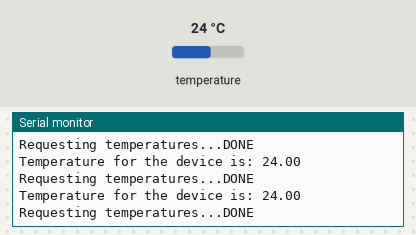
This sketch was run on a simulated Arduino MKR. Parts: the last lines printed to the serial monitor. Inputs (shaded band) come from the test bench; at power-on: temperature 24 °C. WiFi joins after 1.5 s; servers stay silent unless stated.

Above: at 4.2 s.
4.3 s: temperature set to 12 °C
At 5.1 s:
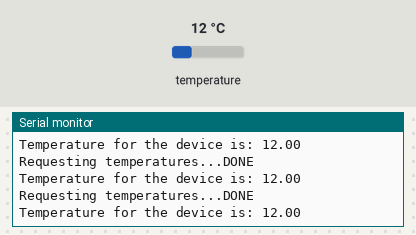
7.3 s: temperature set to 19 °C
At 7.39 s:
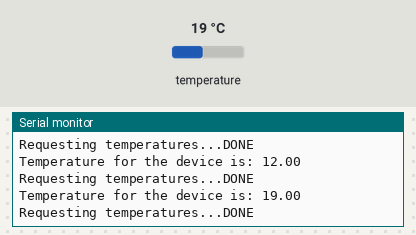
Timing chart, 0 to 10.3 s (numbered marks = the images above; inputs shaded):
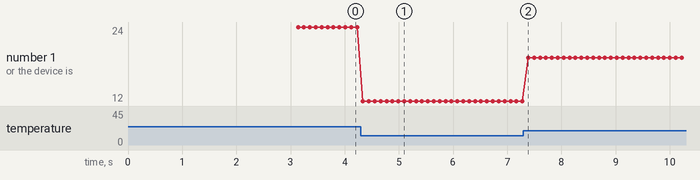

The sketch:

MKR-1010-TEMP.ino
```cpp
#include "arduino_secrets.h"
// OneWire - Version: Latest
#include <OneWire.h>

// DallasTemperature - Version: 3.8.0
#include <DallasTemperature.h>

/*
  Sketch generated by the Arduino IoT Cloud Thing "MKR-1010-TEMP"
  https://create.arduino.cc/cloud/things/2ebd2327-fd77-43ff-ad36-f441c17e328b

  Arduino IoT Cloud Properties description

  The following variables are automatically generated and updated when changes are made to the Thing properties

  float be_temp;

  Properties which are marked as READ/WRITE in the Cloud Thing will also have functions
  which are called when their values are changed from the Dashboard.
  These functions are generated with the Thing and added at the end of this sketch.
*/

#include "thingProperties.h"


#define ONE_WIRE_BUS 2
OneWire oneWire(ONE_WIRE_BUS);
DallasTemperature sensors(&oneWire);
DeviceAddress insideThermometer;

void setup() {
  /*
     The following function allows you to obtain more information
     related to the state of network and IoT Cloud connection and errors
     the higher number the more granular information you’ll get.
     The default is 0 (only errors).
     Maximum is 3
 */
  setDebugMessageLevel(2);

  // Initialize serial and wait for port to open:
  Serial.begin(9600);
  Serial.println("Dallas Temperature IC Control Library Demo");
  // This delay gives the chance to wait for a Serial Monitor without blocking if none is found
  delay(1500);

  // Defined in thingProperties.h
  initProperties();

  // Connect to Arduino IoT Cloud
  ArduinoCloud.begin(ArduinoIoTPreferredConnection);

  // Start temperature readings
  be_temp = 0.0;

  sensors.begin();

  sensors.getAddress(insideThermometer, 0);
  sensors.setResolution(insideThermometer, 9);
}

void loop() {
  ArduinoCloud.update();

  // Get current temperature
  Serial.print("Requesting temperatures...");
  sensors.requestTemperatures();
  Serial.println("DONE");

  be_temp = sensors.getTempC(insideThermometer);
  Serial.print("Temperature for the device is: ");
  Serial.println(be_temp);
}
```

arduino_secrets.h
```cpp
#define SECRET_SSID ""
#define SECRET_PASS ""
```

thingProperties.h
```cpp
#include <ArduinoIoTCloud.h>
#include <Arduino_ConnectionHandler.h>


const char THING_ID[] = "2ebd2327-fd77-43ff-ad36-f441c17e328b";

const char SSID[]     = SECRET_SSID;    // Network SSID (name)
const char PASS[]     = SECRET_PASS;    // Network password (use for WPA, or use as key for WEP)


float be_temp;

void initProperties(){

  ArduinoCloud.setThingId(THING_ID);
  ArduinoCloud.addProperty(be_temp, READ, 60 * SECONDS, NULL);

}

WiFiConnectionHandler ArduinoIoTPreferredConnection(SSID, PASS);
```

Measured:
- after the input at 4.3 s, the serial monitor: prints a new line at once (image 1)
- after the input at 7.3 s, the serial monitor: prints a new line after 0.09 s (image 2)
- plotted number 1: 24 → 12 after the input at 4.3 s, 12 → 19 after the input at 7.3 s
